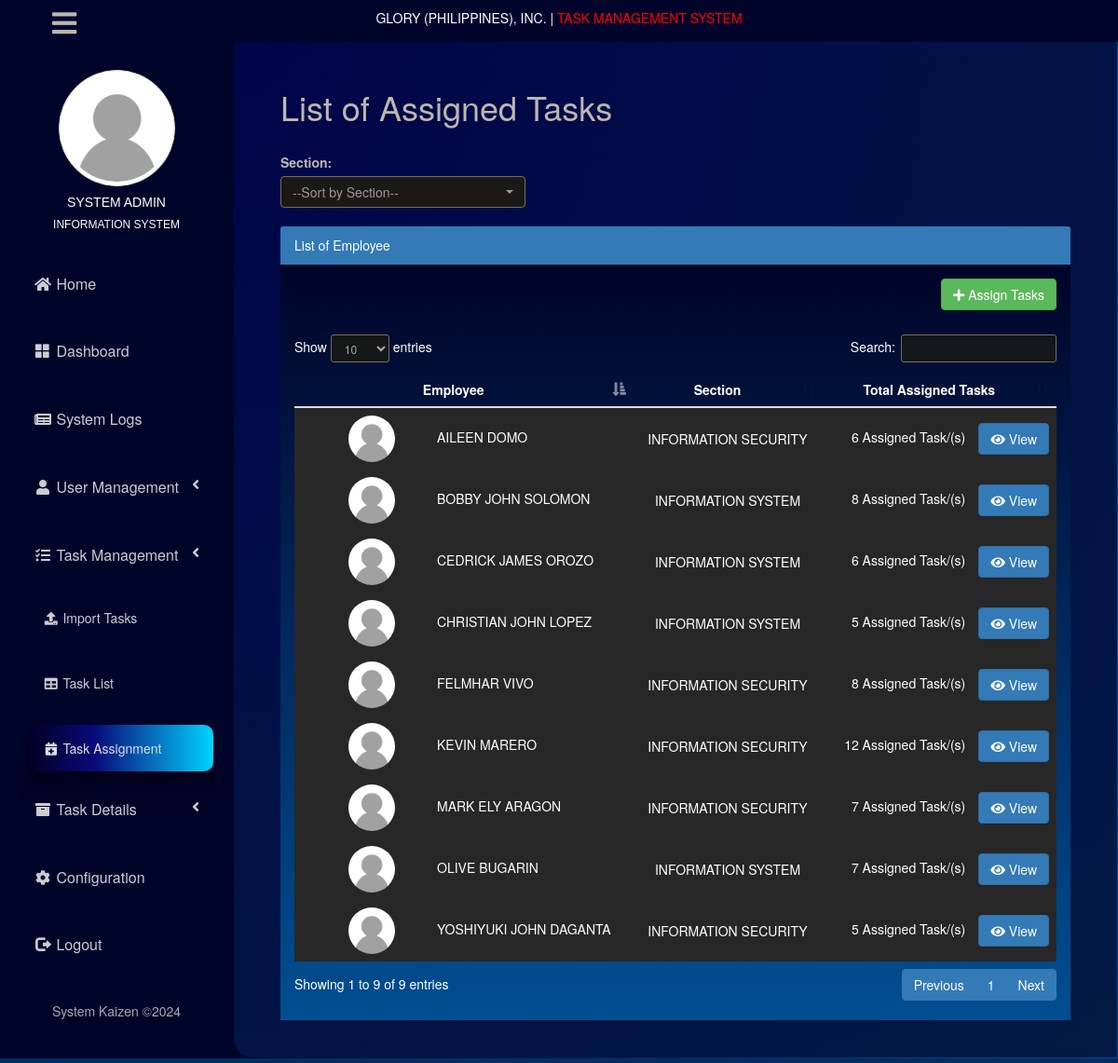
The app's page /admin/manage_task_list.php (signed in) with its own data.
### tables this page shows
CREATE TABLE `accounts` (
  `id` int(11) NOT NULL,
  `card` varchar(15) NOT NULL,
  `username` varchar(50) NOT NULL,
  `password` varchar(255) NOT NULL,
  `fname` varchar(50) NOT NULL,
  `lname` varchar(50) NOT NULL,
  `email` varchar(50) NOT NULL,
  `access` varchar(50) NOT NULL,
  `sec_id` varchar(20) NOT NULL,
  `status` tinyint(1) NOT NULL,
  `file_name` varchar(255) NOT NULL
);

CREATE TABLE `section` (
  `id` int(11) NOT NULL,
  `sec_id` varchar(20) NOT NULL,
  `sec_name` varchar(50) NOT NULL,
  `dept_id` int(3) NOT NULL,
  `status` tinyint(1) NOT NULL
);

### include/auth.php (called while the page is built, shortened)
<?php
	if (!isset($_SESSION['SESS_MEMBER_ID']) || (trim($_SESSION['SESS_MEMBER_ID']) == '')) {
		header('location: ../include/session_expired.php');
		exit();
	}
	else {
		$username = $_SESSION['SESS_MEMBER_USERNAME'];
	}
?>

### admin/manage_task_list.php (the view, shortened to what this page needs)
<?php
include('../include/header.php');
include('../include/connect.php');
?>
<html>
<link href="../vendor/font-awesome/css/fontawesome.css" rel="stylesheet">
<link href="../vendor/font-awesome/css/brands.css" rel="stylesheet">
<link href="../vendor/font-awesome/css/solid.css" rel="stylesheet">
<link href="../assets/css/darkmode.css" rel="stylesheet">
<head>
</head>
<div id="content" class="p-4 p-md-5 pt-5">
    <div id="wrapper">
        <div id="page-wrapper">
            <div class="row">
                <div class="col-lg-12">
                    <h1 class="page-header">List of Assigned Tasks</h1>
                </div>
            </div>
            <div class="row">
                <div class="col-lg-4">
                <label>Section:</label><br>
                    <select name="show_status" id="show_status" class="form-control selectpicker show-menu-arrow "
                        placeholder="" onchange="selectsection(this)">
                        <option disabled selected value="">--Sort by Section--</option>
                        <?php
                            $con->next_result();
                        ?>
                    </select>
                    <br>
                    <br>
                </div>
            </div>
            <div class="row">
                <div class="col-lg-12">
                    <div class="panel panel-primary">
                        <div class="panel-heading">List of Employee</div>
                        <div class="panel-body">
                            <div class="table-responsive">
                                <a href="manage_task_add.php"> <button class='btn btn-success  pull-right'><i class="fa fa-plus"></i> Assign Tasks</button></a><br><br><br>
                                <table width="100%" class="table table-striped table-hover" id="table">
                                    <thead>
                                        <tr>
                                            <th class="col-lg-2">
                                                <center />Employee
                                            </th>
                                            <th class="col-lg-2">
                                                <center />Section
                                            </th>
                                            <th class="col-lg-2">
                                                <center />Total Assigned Tasks
                                            </th>
                                        </tr>
                                    </thead>
                                    <tbody id="tbody">
                                        <?php
                                        $con->next_result();
                                        $result = mysqli_query($con,"SELECT * FROM accounts LEFT JOIN section ON accounts.sec_id=section.sec_id WHERE accounts.status='1' AND accounts.access='2'");
                                        if (mysqli_num_rows($result)>0) {
                                            while ($row = $result->fetch_assoc()) {
                                                $emp_name=$row['fname'].' '.$row['lname'];
                                                $section=$row["sec_name"];
                                                $secid=$row['sec_id'];
                                                $username=$row["username"];
                                                $count_task = mysqli_query($con,"SELECT COUNT(id) as total_task FROM tasks WHERE in_charge='$username'");
                                                $count_task_row = $count_task->fetch_assoc();
                                                $total_task=$count_task_row['total_task'];
                                                $label='Assigned Task/(s)';
                                                if (empty($row["file_name"])) {
                                                    $imageURL = '../assets/img/user-profiles/nologo.png';
                                                } else {
                                                    $imageURL = '../assets/img/user-profiles/'.$row["file_name"];
                                                }
                                                    echo "<tr>
                                                        <td style='text-align: justify'> <img src=".$imageURL." title=".$row["username"]." style='width: 50px;height: 50px; border-radius: 50%; object-fit: cover; margin-right: 45px'>" . $emp_name . "</td>
                                                        <td> " . $section . "</td>
                                                        <td style='text-align: right;'> " . $total_task .' '.$label. "
                                                            <a href='manage_task_emp_list.php?id=".$username."&section=".$secid."'> <button class='btn btn-md btn-primary' style='margin-left: 10px'><i class='fas fa-eye'></i> View</button></a>
                                                        </td>
                                                    </tr>";
                                            }
                                        }
                                        else {
                                            echo "0 results";
                                        }
                                        ?>
                                    </tbody>
                                </table>
                            </div>
                        </div>
                    </div>
                </div>
            </div>
        </div>
    </div>
</div>
</html>

### include/header.php (shortened to what this page needs)
<!DOCTYPE html>
<html lang="en">
<?php
	include('../include/auth.php');
?>
	<head>
		<link href="../vendor/bootstrap/css/bootstrap.css" rel="stylesheet">
		<link href="../vendor/metisMenu/metisMenu.min.css" rel="stylesheet">
		<link href="../assets/css/sb-admin-2.css" rel="stylesheet">
		<link href="../vendor/morrisjs/morris.css" rel="stylesheet">
		<link href="../vendor/font-awesome/css/font-awesome.min.css" rel="stylesheet" type="text/css">
		<link href="../assets/css/select2.min.css" rel="stylesheet">
		<link href="../assets/css/jquery-ui.min.css" rel="stylesheet">
		<link href="../assets/css/dataTables.bootstrap.css" rel="stylesheet">
		<link rel="stylesheet" href="../assets/css/bootstrap-select.css">
		<?php
			$con->next_result();
			$query = mysqli_query($con, "SELECT * FROM accounts INNER JOIN  section ON section.sec_id=accounts.sec_id WHERE username='$username' ");
			if (mysqli_num_rows($query)>0) {
			    while ($row = $query->fetch_assoc()) {
				$fname = $row['fname'];
				$sec = $row['sec_name'];
					if (empty($row["file_name"])) {
						$imageURL = '../assets/img/user-profiles/nologo.png';
					} else {
						$imageURL = '../assets/img/user-profiles/'.$row["file_name"];
					}
			    }
			}
		?>
	</head>
	<nav class="navbar navbar-default navbar-static-top" role="navigation" style="margin-bottom: 0; margin-top: -5px;">
		<div class="navbar-header">
			<button type="button" id="sidebarCollapse" class="pull-left" style="border: none">
			<i class="fa fa-bars" style="font-size: 30px;"></i>
			</button>
			<a class="navbar-brand" href="index.php">
				<p class="text-primary" title="Task Management System">GLORY (PHILIPPINES), INC. | <font color="red"> TASK MANAGEMENT SYSTEM</font></p>
			</a>
		</div>
	</nav>
	<div class="wrapper d-flex align-items-stretch">
	<nav id="sidebar">
		<div class="p-4 pt-5">
			<div class="prof" style="font-family: 'Trebuchet MS', sans-serif;margin-top: 50px;text-align: center;">
				<div class="logo">
					<img src="<?php echo $imageURL; ?>" class="avatar img-circle img-thumbnail" alt="">
				</div>
				<h5 style="text-align: center; cursor: default"><?php echo $fname?></h5>
				<h6 style="text-align: center; cursor: default"><?php echo $sec?></h6>
			</div>
			<ul class="nav" id="side-menu">
				<li>
					<a href="../include/home.php"><i class="fa fa-home fa-fw"></i> Home</a>
				</li>
				<li>
					<a href="index.php"><i class="glyphicon glyphicon-th-large fa-fw"></i> Dashboard</a>
				</li>
				<li>
					<a href="system_logs.php"><i class="fa fa-newspaper-o fa-fw"></i> System Logs</a>
				</li>
				<li>
					<a href="#"><i class="fa fa-user fa-fw"></i> User Management<span class="fa arrow"></span></a>
				</li>
				<li>
					<a href="#"><i class="fa fa-tasks fa-fw"></i> Task Management<span class="fa arrow"></span></a>
					<ul class="nav nav-second-level">
						<li>
							<a href="task_import.php"><i class="fa fa-upload fa-fw"></i> Import Tasks</a>
						</li>
						<li>
							<a href="section_tasks_list.php"><i class="fa fa-table fa-fw"></i> Task List</a>
						</li>
						<li>
							<a href="manage_task_list.php"><i class="fa fa-calendar-plus-o fa-fw"></i> Task Assignment</a>
						</li>
					</ul>
				</li>
				<li>
					<a href="#"><i class="fa fa-archive fa-fw"></i> Task Details<span class="fa arrow"></span></a>
				</li>
				<li>
					<a href="../include/user_profile.php?modal=hide" style="margin-top: 0"><i class="fa fa-cog fa-fw"></i> Configuration</a>
				</li>
				<li>
					<a href="../include/logout.php"><i class="glyphicon glyphicon-log-out fa-fw"></i> Logout</a>
				</li>
			</ul>
			<div class="footer">
				<p>
					System Kaizen &copy;<script>document.write(new Date().getFullYear());</script> <br></a>
				</p>
			</div>
		</div>
	</nav>

### assets/css/sb-admin-2.css (style rules this page uses)
html, body { width: 100%; color-scheme: dark !important; background: #000428; background: -webkit-linear-gradient(to bottom, #004e92, #000428); background: linear-gradient(to bottom, #004e92, #000428); }
#wrapper { width: 100%; }
#page-wrapper { height: 100vh; padding: 20px 50px; }
#sidebar ul li a.active { color: #ddd; background: rgb(2, 0, 36); background: linear-gradient( 90deg, rgba(2, 0, 36, 1) 0%, rgba(9, 9, 121, 1) 35%, rgba(0, 212, 255, 1) 100% ); box-shadow: rgba(0, 0, 0, 0.09) 0px 2px 1px, rgba(0, 0, 0, 0.09) 0px 4px 2px, rgba(0, 0, 0, 0.09) 0px 8px 4px, rgba(0, 0, 0, 0.09) 0px 16px 8px, rgba(0, 0, 0, 0.09) 0px 32px 16px; border-radius: 10px; }
table.dataTable thead .sorting, table.dataTable thead .sorting_asc, table.dataTable thead .sorting_desc, table.dataTable thead .sorting_asc_disabled, table.dataTable thead .sorting_desc_disabled { background: transparent; }
table.dataTable thead .sorting_asc:after { content: "\f0de"; float: right; font-family: fontawesome; }
table.dataTable thead .sorting:after { content: "\f0dc"; float: right; font-family: fontawesome; color: rgba(50, 50, 50, 0.5); }
.d-flex { display: -webkit-box !important; display: -ms-flexbox !important; display: flex !important; }
.p-4 { padding: 0.1rem !important; }
.pt-5, .py-5 { padding-top: 3rem !important; }
#sidebar { min-width: 250px; max-width: 250px; background: #000428; color: #fff; -webkit-transition: all 0.3s; -o-transition: all 0.3s; transition: all 0.3s; position: relative; }
#sidebar ul li { font-size: 16px; }
#sidebar ul li>ul { margin-left: 10px; margin-top: -25px; margin-bottom: -25px; }
#sidebar ul li>ul li { font-size: 14px; }
#sidebar ul li a { padding: 15px 15px; display: block; color: rgba(255, 255, 255, 0.8); text-decoration: none; }
#sidebar .arrow { float: right; }
#sidebar .fa.arrow:before { content: "\f104"; }
.logo img { width: 125px; height: 125px; object-fit: cover; margin: 0; }
#sidebarCollapse { margin-left: 50px; position: absolute; background-color: #00042b; }
.footer { text-align: center; color: darkgrey; }
#content { width: 100%; padding: 0; -webkit-transition: all 0.3s; -o-transition: all 0.3s; transition: all 0.3s; background: #000428; background: -webkit-linear-gradient(to left, #004e92, #000428); background: linear-gradient(to left, #004e92, #000428); }

### assets/css/darkmode.css (style rules this page uses)
html { background-color: rgb(0, 4, 73); }
.navbar-default { background-color: rgb(0, 4, 73); border-color: transparent; border-color: transparent; }
a { color: rgb(151, 151, 151); }
option { color: #000; }
.page-header { border-bottom-color: rgb(53, 57, 59); margin-top: 50px; }
.form-control, .form-control[disabled], .form-control[readonly] { color: rgb(178, 172, 162); background-color: rgb(21, 23, 24); border-color: rgb(118, 110, 97); }
.panel-primary { border-color: rgb(40, 96, 145); }
.panel { background-color: rgb(39, 39, 39); border-color: transparent; box-shadow: rgba(0, 0, 0, 0.05) 0px 1px 1px; }
td { background-color: rgb(39, 39, 39); }
#page-wrapper { background: radial-gradient(circle at top left, rgba(0, 4, 73, 1), rgba(2.497, 26.042, 68.326, 1)); background: -webkit-radial-gradient(circle at top left, rgba(0, 4, 73, 1), rgba(2.497, 26.042, 68.326, 1)); background: -moz-radial-gradient(circle at top left, rgba(0, 4, 73, 1), rgba(2.497, 26.042, 68.326, 1)); border: none !important; border-bottom-left-radius: 20px; height: auto; }

### records on screen
accounts: fname "SYSTEM ADMIN", section.sec_name "INFORMATION SYSTEM"
accounts: emp_name "OLIVE BUGARIN", section.sec_name "INFORMATION SYSTEM", total_task "7", label "Assigned Task/(s)"
accounts: emp_name "BOBBY JOHN SOLOMON", section.sec_name "INFORMATION SYSTEM", total_task "8", label "Assigned Task/(s)"
accounts: emp_name "CEDRICK JAMES OROZO", section.sec_name "INFORMATION SYSTEM", total_task "6", label "Assigned Task/(s)"
accounts: emp_name "CHRISTIAN JOHN LOPEZ", section.sec_name "INFORMATION SYSTEM", total_task "5", label "Assigned Task/(s)"
accounts: emp_name "KEVIN MARERO", section.sec_name "INFORMATION SECURITY", total_task "12", label "Assigned Task/(s)"
accounts: emp_name "FELMHAR VIVO", section.sec_name "INFORMATION SECURITY", total_task "8", label "Assigned Task/(s)"
accounts: emp_name "YOSHIYUKI JOHN DAGANTA", section.sec_name "INFORMATION SECURITY", total_task "5", label "Assigned Task/(s)"
accounts: emp_name "MARK ELY ARAGON", section.sec_name "INFORMATION SECURITY", total_task "7", label "Assigned Task/(s)"
accounts: emp_name "AILEEN DOMO", section.sec_name "INFORMATION SECURITY", total_task "6", label "Assigned Task/(s)"
